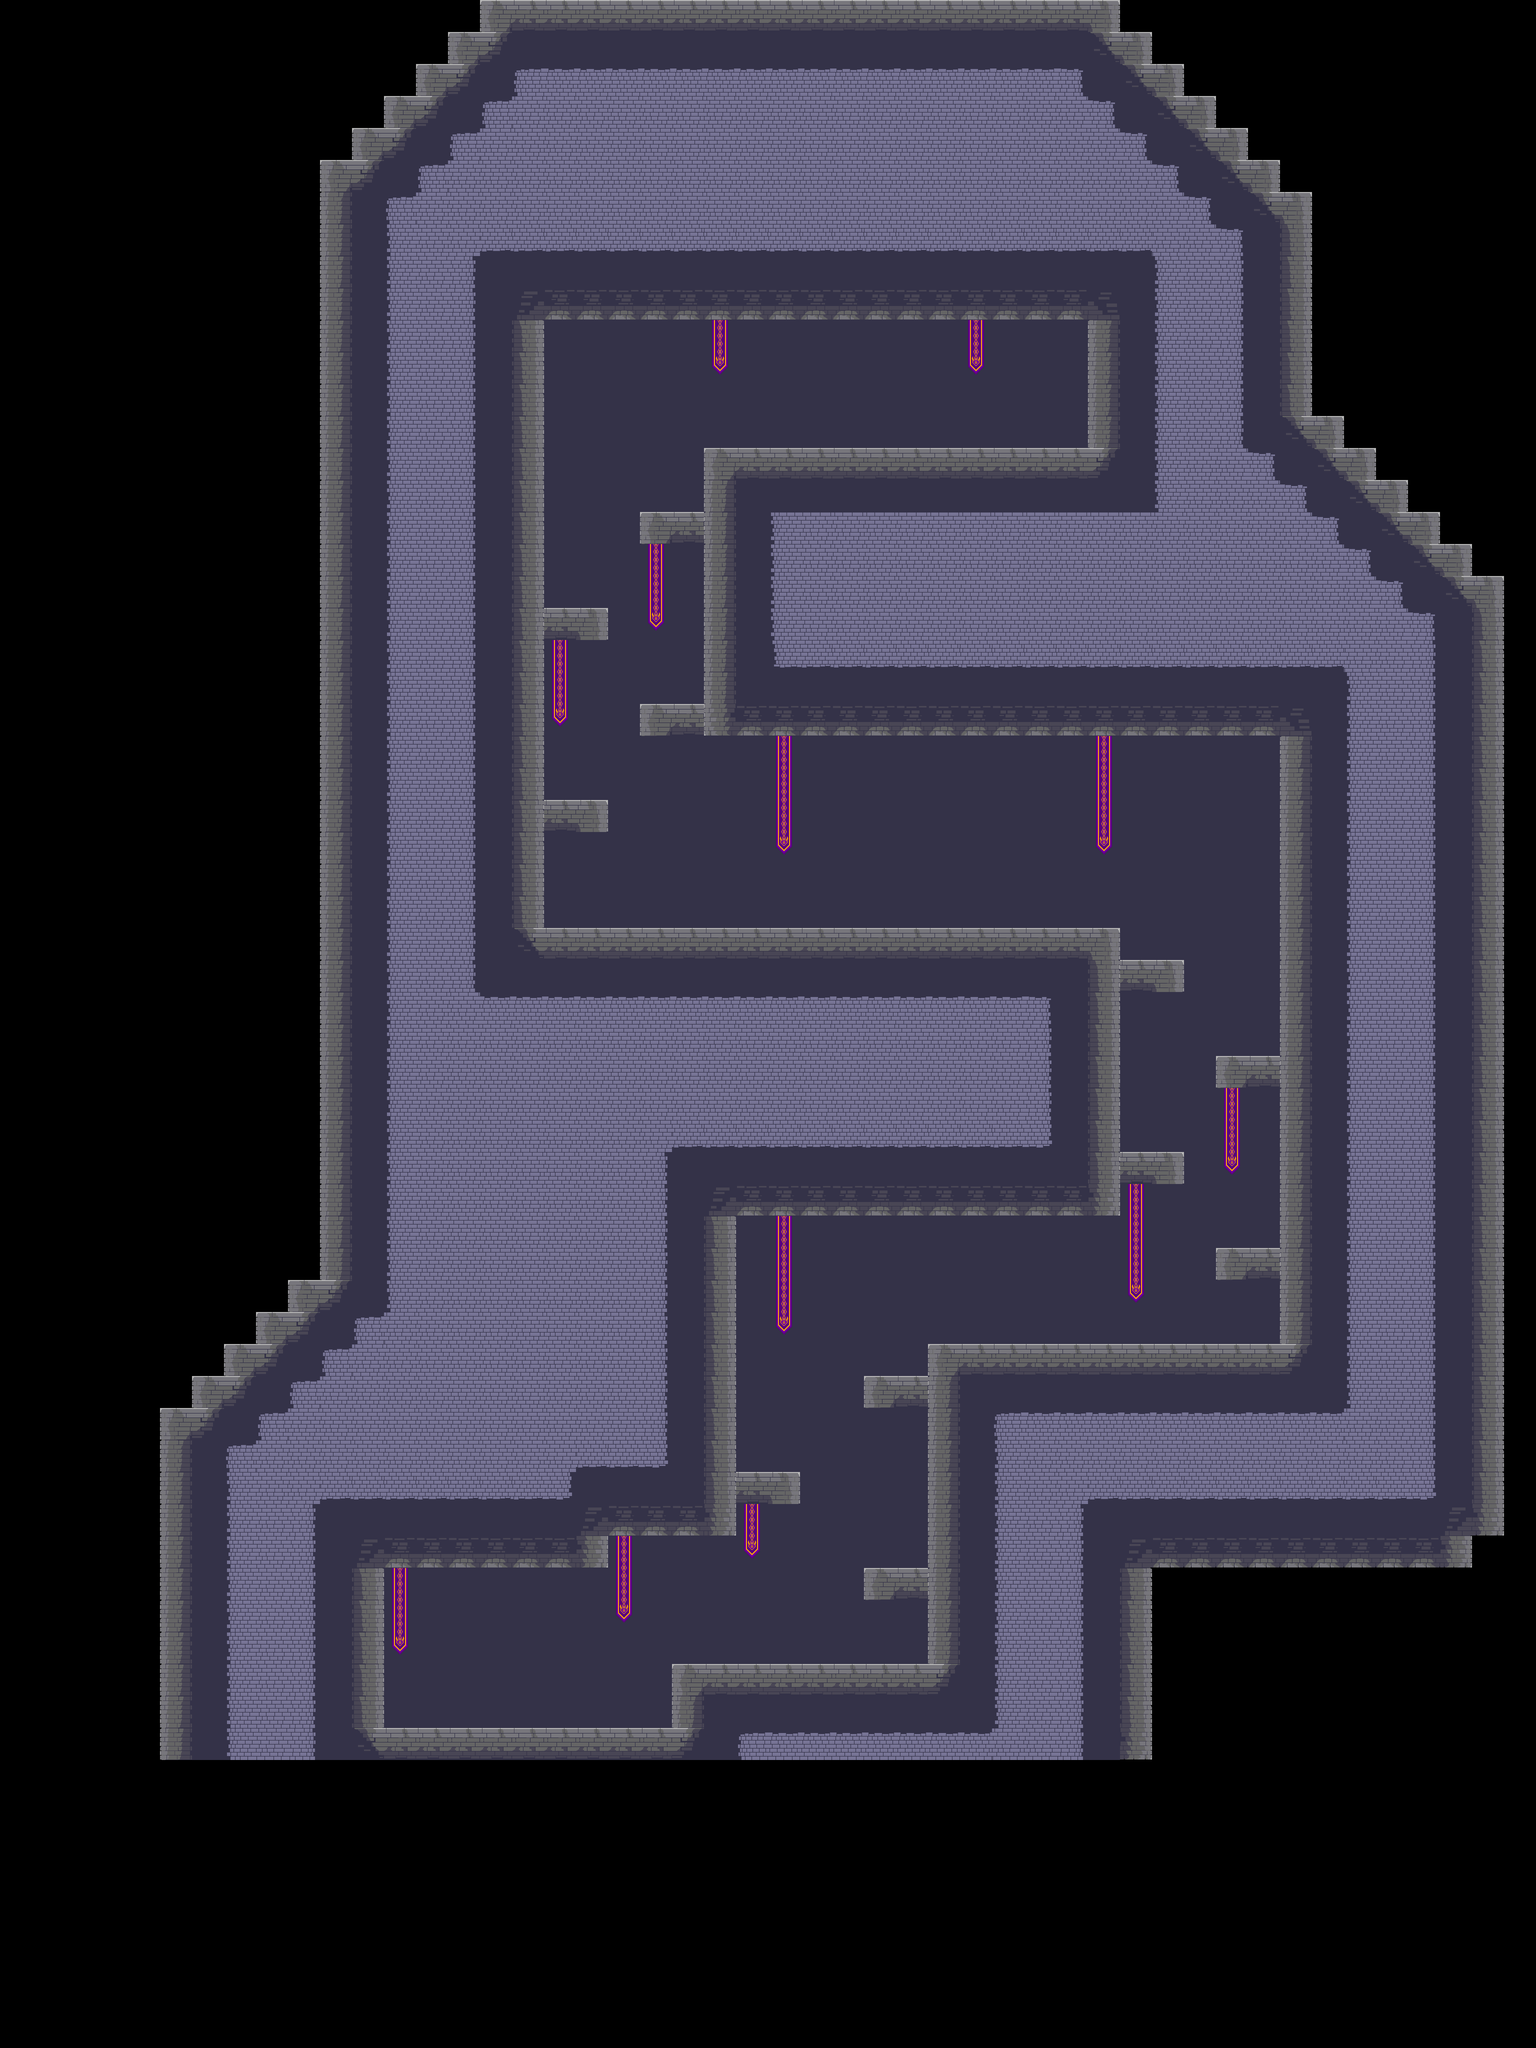

A level layout from a 2D game, rendered from its tile map. Below: a short description, then the map file with tile-grid data replaced by summaries:
An orthogonal 48x64 tile map with 64x64 px tiles, 4 tile layers (Background, Decorations, Ground, Platforms) and 31 objects (spawnpoint).

<map version="1.5" tiledversion="1.6.0" orientation="orthogonal" renderorder="right-down" width="48" height="64" tilewidth="64" tileheight="64" infinite="0" nextlayerid="13" nextobjectid="90">
 <editorsettings>
  <export target="tower1.json" format="json" />
 </editorsettings>
 <tileset firstgid="1" source="TowerTiles.tsx" />
 <layer id="10" name="Background" width="48" height="64">
  <data>[3072 cells, 1904 non-empty, 24 distinct tile ids]</data>
 </layer>
 <layer id="12" name="Decorations" width="48" height="64">
  <data>[3072 cells, 95 non-empty, 12 distinct tile ids]</data>
 </layer>
 <layer id="3" name="Ground" width="48" height="64">
  <data>[3072 cells, 208 non-empty, 12 distinct tile ids]</data>
 </layer>
 <layer id="11" name="Platforms" width="48" height="64">
  <data>[3072 cells, 22 non-empty, 3 distinct tile ids]</data>
 </layer>
 <objectgroup id="9" name="Objects">
  <object id="51" gid="5" x="1792" y="3264" width="64" height="64" />
  <object id="54" gid="5" x="2496" y="2496" width="64" height="64" />
  <object id="55" gid="13" x="1792" y="3328" width="64" height="64" />
  <object id="56" gid="13" x="1408" y="3328" width="64" height="64" />
  <object id="57" gid="13" x="1472" y="2944" width="64" height="64" />
  <object id="58" gid="13" x="2176" y="2688" width="64" height="64" />
  <object id="59" gid="13" x="2368" y="2688" width="64" height="64" />
  <object id="60" gid="21" x="1280" y="3456" width="64" height="64" />
  <object id="61" gid="21" x="1792" y="2752" width="64" height="64" />
  <object id="62" gid="29" x="1600" y="3264" width="64" height="64" />
  <object id="63" gid="29" x="1088" y="3392" width="64" height="64" />
  <object id="64" gid="29" x="1920" y="2624" width="64" height="64" />
  <object id="66" gid="29" x="1536" y="2880" width="64" height="64" />
  <object id="68" gid="54" x="1664" y="1856" width="64" height="64" />
  <object id="69" gid="61" x="1728" y="1856" width="64" height="64" />
  <object id="70" gid="2147483695" x="1472" y="1856" width="64" height="64" />
  <object id="72" gid="47" x="2048" y="1856" width="64" height="64" />
  <object id="75" gid="29" x="1920" y="1792" width="64" height="64" />
  <object id="76" gid="38" x="768" y="3456" width="64" height="64" />
  <object id="77" name="spawnpoint" x="994.667" y="3375">
   <point />
  </object>
  <object id="78" gid="5" x="1088" y="1728" width="64" height="64" />
  <object id="79" gid="5" x="2112" y="704" width="64" height="64" />
  <object id="80" gid="29" x="1088" y="1600" width="64" height="64" />
  <object id="81" gid="29" x="1344" y="1344" width="64" height="64" />
  <object id="82" gid="29" x="1792" y="832" width="64" height="64" />
  <object id="83" gid="47" x="2112" y="896" width="64" height="64" />
  <object id="85" gid="2147483702" x="2048" y="896" width="64" height="64" />
  <object id="86" gid="61" x="1984" y="896" width="64" height="64" />
  <object id="87" gid="61" x="1984" y="896" width="64" height="64" />
  <object id="88" gid="2147483669" x="1088" y="1216" width="64" height="64" />
  <object id="89" gid="21" x="1472" y="896" width="64" height="64" />
 </objectgroup>
</map>